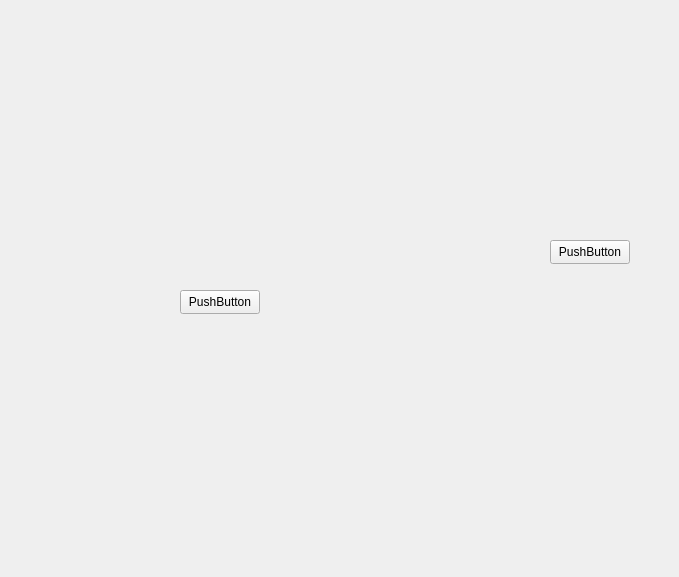
<?xml version="1.0" encoding="UTF-8"?>
<ui version="4.0">
 <class>Form</class>
 <widget class="QWidget" name="Form">
  <property name="geometry">
   <rect>
    <x>0</x>
    <y>0</y>
    <width>679</width>
    <height>577</height>
   </rect>
  </property>
  <property name="windowTitle">
   <string>Form</string>
  </property>
  <widget class="QPushButton" name="pushButton">
   <property name="geometry">
    <rect>
     <x>550</x>
     <y>240</y>
     <width>80</width>
     <height>24</height>
    </rect>
   </property>
   <property name="text">
    <string>PushButton</string>
   </property>
  </widget>
  <widget class="QPushButton" name="pushButton_2">
   <property name="geometry">
    <rect>
     <x>180</x>
     <y>290</y>
     <width>80</width>
     <height>24</height>
    </rect>
   </property>
   <property name="text">
    <string>PushButton</string>
   </property>
  </widget>
  <widget class="QSplitter" name="splitter">
   <property name="geometry">
    <rect>
     <x>9</x>
     <y>9</y>
     <width>0</width>
     <height>0</height>
    </rect>
   </property>
   <property name="orientation">
    <enum>Qt::Orientation::Horizontal</enum>
   </property>
   <widget class="QWidget" name="widget_2" native="true"/>
   <widget class="QWidget" name="widget" native="true"/>
  </widget>
 </widget>
 <resources/>
 <connections/>
</ui>
